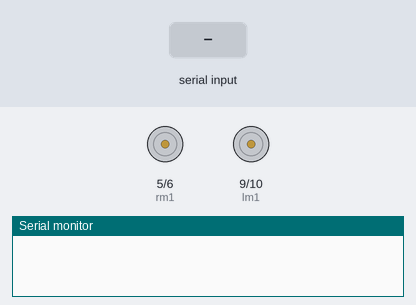
A sketch run on a simulated Arduino Uno, built with avr-gcc and run on an emulated ATmega328P. Shown: motor-driver pin pairs drawn as motors (green arrow = first pin HIGH = forward, orange = second pin HIGH = backward, longer = more drive), the last lines printed to the serial monitor. The inputs (shaded band) are chosen by the test bench.

Above: at 1.2 s.
1.3 s: "right" received over Serial
At 2.5 s:
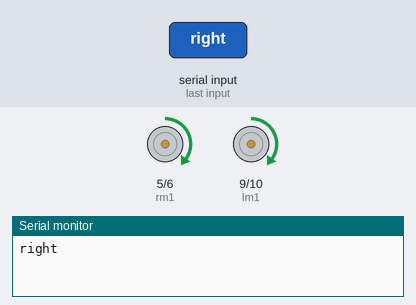
2.8 s: "left" received over Serial
At 3.7 s:
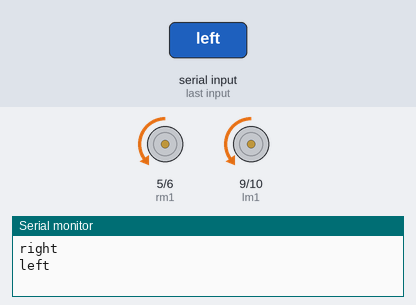
4.3 s: "forward" received over Serial
At 4.9 s:
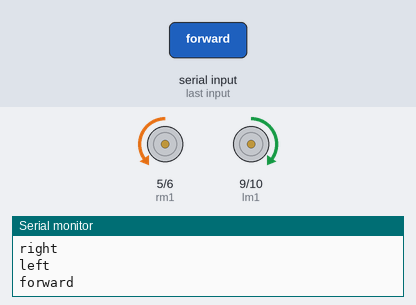
5.8 s: "stop" received over Serial
At 6.1 s:
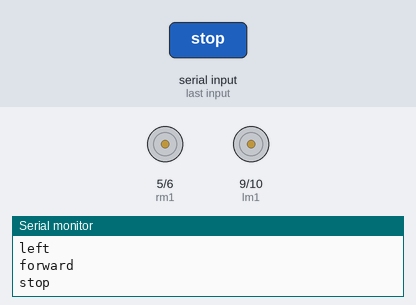
Timing chart, 0 to 8.3 s (numbered marks = the images above; inputs shaded):
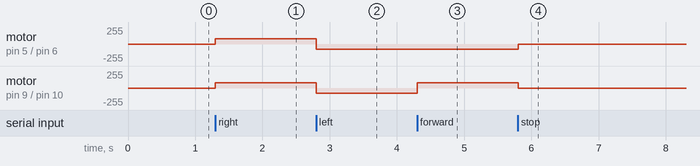

The sketch:

pyserial_demo.ino
```cpp
int x, d;
int spe = 80;
#define rm1 5
#define rm2 6
#define lm1 9
#define lm2 10

void setup() {
 Serial.begin(115200);
 Serial.setTimeout(1);
 pinMode(rm1, OUTPUT);
 pinMode(rm2, OUTPUT);
 pinMode(lm1, OUTPUT);
 pinMode(lm2, OUTPUT);
}
void loop() {
    while (Serial.available()){
        String s = Serial.readString();
        if(s=="right"){
            analogWrite(rm1, spe);
            analogWrite(rm2, 0);
            analogWrite(lm1, spe);
            analogWrite(lm2, 0);
            Serial.println("right");
        }else if(s=="left") {
            analogWrite(rm1, 0);
            analogWrite(rm2, spe);
            analogWrite(lm1, 0);
            analogWrite(lm2, spe);
            Serial.println("left");
        }else if(s=="forward") {
            analogWrite(rm1, 0);
            analogWrite(rm2, spe);
            analogWrite(lm1, spe);
            analogWrite(lm2, 0);
            Serial.println("forward");
        } else if(s=="stop"){
            analogWrite(rm1, 0);
            analogWrite(rm2, 0);
            analogWrite(lm1, 0);
            analogWrite(lm2, 0);
            Serial.println("stop");
        }
    }
}
```

Measured:
- after the input at 1.3 s, motor on pin 5 (rm1) / pin 6 (rm2), motor on pin 9 (lm1) / pin 10 (lm2): stopped → forward 80/255 at once
- after the input at 2.8 s, motor on pin 5 (rm1) / pin 6 (rm2), motor on pin 9 (lm1) / pin 10 (lm2): forward 80/255 → backward 80/255 at once
- after the input at 4.3 s, motor on pin 9 (lm1) / pin 10 (lm2): backward 80/255 → forward 80/255 at once
- after the input at 5.8 s, motor on pin 5 (rm1) / pin 6 (rm2): backward 80/255 → stopped at once; motor on pin 9 (lm1) / pin 10 (lm2): forward 80/255 → stopped at once
